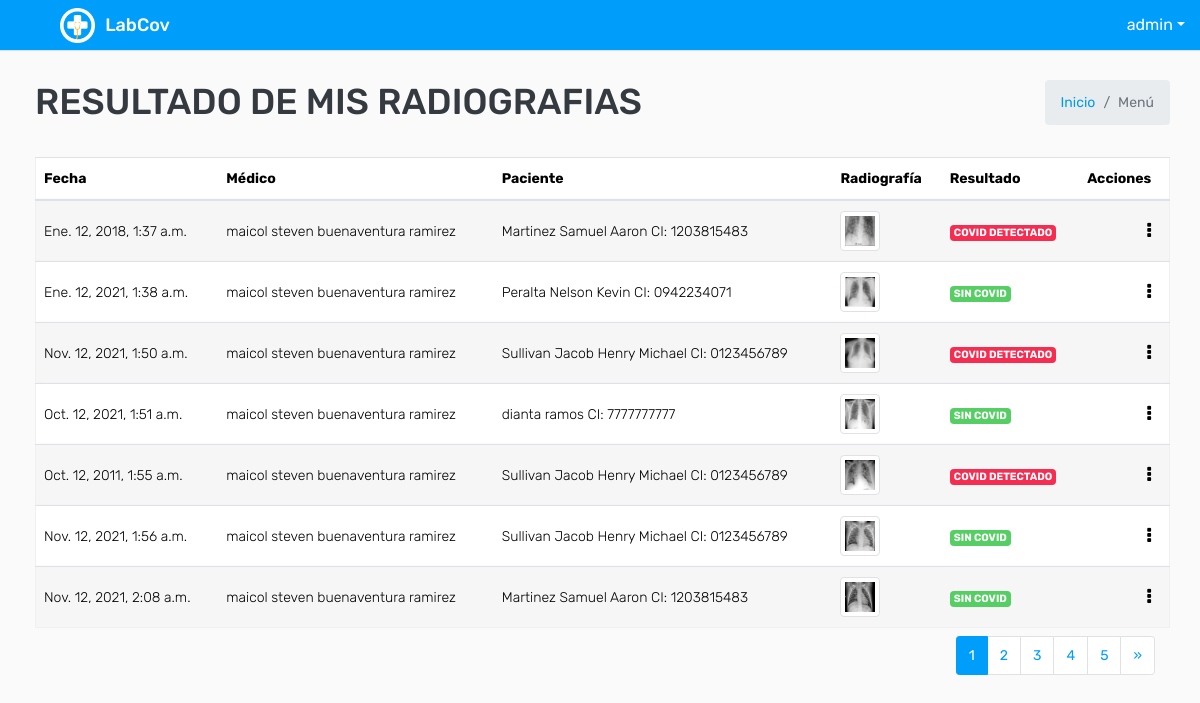
Page /myresultado/ (signed in) on the committed database.
### covid/models.py (models this page shows, shortened)
class ModeloBase(models.Model):
    class Meta:
        abstract = True
    """Model definition for ModeloBase."""
    fecha_creacion = models.DateTimeField(verbose_name='Fecha creación',auto_now_add=True)
    usuario_creacion = models.ForeignKey(settings.AUTH_USER_MODEL, verbose_name='Usuario Creación', related_name='+', blank=True, null=True,on_delete=models.PROTECT, editable=False)
    usuario_modificacion = models.ForeignKey(settings.AUTH_USER_MODEL, verbose_name='Usuario Modificación', related_name='+', blank=True, null=True,on_delete=models.PROTECT , editable=False)
    fecha_modificacion = models.DateTimeField(verbose_name='Fecha Modificación', auto_now=True)
    estado_registro = models.BooleanField(verbose_name="Estado del registro",default=True)

class User(AbstractUser,ModeloBase):
    cedula=models.CharField(max_length=10, verbose_name='Cédula', unique = True)
    tipo_genero = (('M', 'Masculino'), ('F', 'Femenino'))
    genero = models.CharField('Género', choices=tipo_genero, default='M', max_length=1)
    def get_full_name(self):
        return '{} {}'.format(self.last_name,self.first_name)

class Analisis_Radiografico(ModeloBase):
    paciente = models.ForeignKey(Paciente,on_delete=models.CASCADE, related_name="paciente_user")
    doctor = models.ForeignKey(Medico,on_delete=models.CASCADE, related_name="doctor_user")
    imagen = models.ImageField(verbose_name="Imagen de Rayos X", upload_to='muestra_covid/')
    result_analisis=models.BooleanField(verbose_name="Libre de Covid" )
    fecha = models.DateTimeField(verbose_name='Fecha de Registro', auto_now_add=True)
    descripcion = models.CharField(verbose_name='Descripcion', max_length=200)
    class Meta:
        verbose_name = 'Analisis'
        verbose_name_plural = 'Analisis'
        permissions = (
            ("see_view_Analisis_paciente_only", "Can_view_Analisis_paciente_only"),
        )

class Medico(ModeloBase):
    usuario  = models.OneToOneField(settings.AUTH_USER_MODEL, verbose_name="Usuario",on_delete=models.PROTECT)
    especialidad = models.ForeignKey(EspecialidadMedico, verbose_name="Especialidad", on_delete=models.PROTECT)
    def __str__(self):
        return '{}'.format(self.usuario.get_full_name())
    class Meta:
        permissions = (
            ("see_view_report", "Can_view_report"),
        )

class Paciente(ModeloBase):
     usuario  = models.OneToOneField(settings.AUTH_USER_MODEL, verbose_name="Usuario",on_delete=models.PROTECT)
     direccion = models.CharField("Dirección", max_length=200,blank=True )
     es_vacunado = models.BooleanField(verbose_name="¿Está usted vacunado contra el covid?" )
     vacuna = models.ForeignKey(Vacuna, verbose_name="Tipo de Vacuna", on_delete=models.PROTECT,null=True,blank=True)
     Diagnostico = models.TextField(verbose_name="Diágnostico previo",null=True, blank=True)
     def __str__(self):
        return '{} CI: {}'.format(self.usuario.get_full_name(),self.usuario.cedula)

### covid/views.py (the view)
# urls.py: path('myresultado/',key.MyresultListView.as_view(),name="myresultado_listar"),
class MyresultListView(LoginRequiredMixin,PermissionRequiredMixin,ListView):
    permission_required = 'covid.see_view_Analisis_paciente_only'
    model = Analisis_Radiografico
    paginate_by = 7
    template_name = "analisis/analisisPorPaciente_listar.html"
    def get_queryset(self):
        id_usuario = self.request.user.id
        usuario  = User.objects.get(pk=id_usuario)
        grupos = usuario.groups.all()
        for dato in grupos:
            if str(dato) == 'Paciente':
                queryset = Analisis_Radiografico.objects.filter(paciente__usuario =usuario.pk ).order_by("pk")
        if usuario.is_superuser:
            queryset = Analisis_Radiografico.objects.all().order_by("pk")
        return queryset
    def get_context_data(self, **kwargs):
        context = super().get_context_data(**kwargs)
        context['titulo'] = "Resultado de Mis Radiografias"
        return context

### templates/analisis/analisisPorPaciente_listar.html (shortened to what this page needs)
{% extends 'plantillaBase.html' %} {% block content %}
<div class="row mt-2">
    <div class="col-md-12">
        <div class="table-responsive">
            <div id="DataTables_Table_0_wrapper" class="dataTables_wrapper dt-bootstrap4 no-footer">
                <div class="row">
                    <div class="col-sm-12">
                        <table class="table table-border table-striped custom-table  mb-0  no-footer" id="DataTables_Table_0" role="grid" aria-describedby="DataTables_Table_0_info">
                            <thead>
                                <tr>
                                    <th>Fecha</th>
                                    <th>Médico</th>
                                    <th>Paciente</th>
                                    <th>Radiografía</th>
                                    <th>Resultado</th>
                                    <th>Acciones</th>
                                </tr>
                            </thead>
                            <tbody>
                                {% for dato in object_list %}
                                <tr>
                                    <td>{{ dato.fecha }}</td>
                                    <td>{{ dato.doctor }}</td>
                                    <td>{{ dato.paciente }}</td>
                                    {% if dato.imagen %}
                                    <td>
                                        <a href="{{dato.imagen.url}}" target="_blank"><img src="{{dato.imagen.url}}" class="img-thumbnail" width="40px"></a>
                                    </td>{% else %}
                                    <td><a href="#">No tiene icono</a> </td> {% endif %}
                                    <td>
                                        {% if dato.result_analisis == True%}
                                        <span class="badge badge-success">SIN COVID</span> {% else %}
                                        <span class="badge badge-danger">COVID DETECTADO</span>{% endif %}
                                    </td>
                                    <td class="text-right">
                                        <div class="dropdown dropdown-action">
                                            <a class="action-icon dropdown-toggle" data-toggle="dropdown" aria-expanded="false"><i class="fa fa-ellipsis-v"></i></a>
                                        </div>
                                    </td>
                                </tr>
                                {% endfor %}
                            </tbody>
                        </table>
                    </div>
                </div>
            </div>
        </div>
        <div class="container-fluid">
            <ul class="pagination pagination-sm m-0 float-right">
                <nav aria-label="Page navigation example">
                    <ul class="pagination justify-content-center mt-2">
                         {% for i in page_obj.paginator.page_range %} {% if i == page_obj.number %}
                        <li class="page-item active">
                            <a class="page-link" href="#">{{ i }}</a>
                        </li>
                        {% else %}
                        <li class="page-item">
                            <a class="page-link" href="?page={{ i }}">{{ i }}</a>
                        </li>
                        {% endif %} {% endfor %} {% if page_obj.has_next %}
                        <li class="page-item">
                            <a class="page-link" href="?page={{ page_obj.next_page_number }}">&raquo;</a>
                        </li>
                        {% endif %}
                    </ul>
                </nav>
            </ul>
        </div>
    </div>
</div>
{% endblock %}

### templates/plantillaBase.html (shortened to what this page needs)
<!DOCTYPE html>
<html lang="es">
{% load static %}
<head>
    <link rel="stylesheet" type="text/css" href="{% static 'css/bootstrap.min.css'%}">
    <link rel="stylesheet" type="text/css" href="{% static 'css/font-awesome.min.css'%}">
    <link rel="stylesheet" type="text/css" href="{% static 'css/bootstrap-duallistbox.min.css'%}">
    <link rel="stylesheet" type="text/css" href="{% static 'css/style.css'%}">
    <link href="{% static 'css/select2.min.css'%}" rel="stylesheet">
    <link href="{% static 'css/select2-bootstrap4.min.css'%}" rel="stylesheet"> {% block content_extra_css %} {%endblock content_extra_css %}
</head>
<body>
    <div class="main-wrapper">
        <div class="header">
            <div class="header-left">
                <a href="{% url 'dashboard'%}" class="logo">
                    <img src="{% static 'img/logo.png' %}" width="35" height="35" alt="">
                    <span>LabCov</span></a>
            </div>
            <ul class="nav user-menu float-right">
                <li class="nav-item dropdown has-arrow">
                    <a href="#" class="dropdown-toggle nav-link user-link"
                        data-toggle="dropdown"></span><span>{{request.user }}</span></a>
                </li>
            </ul>
            <div class="page-wrapper ">
                <div class="content ">
                    <div class="row mb-2 ">
                        <div class="col-sm-8 ">
                            <h1 class="m-0 text-dark ">{{ titulo.upper }}</h1>
                        </div>
                        <div class="col-sm-4 ">
                            <ol class="breadcrumb float-sm-right ">
                                <li class="breadcrumb-item "><a href="{% url 'dashboard'%} ">Inicio</a></li>
                                <li class="breadcrumb-item active ">Menú</li>
                            </ol>
                        </div>
                    </div>
                    {% block content %} {% endblock %}
                </div>
            </div>
        </div>
</body>
</html>

### rows in the picture
User: user "admin"
Analisis_Radiografico: fecha "Ene. 12, 2018, 1:37 a.m.", doctor "maicol steven buenaventura ramirez", paciente "Martinez Samuel Aaron CI: 1203815483", imagen (picture), result_analisis "COVID DETECTADO"
Analisis_Radiografico: fecha "Ene. 12, 2021, 1:38 a.m.", doctor "maicol steven buenaventura ramirez", paciente "Peralta Nelson Kevin CI: 0942234071", imagen (picture), result_analisis "SIN COVID"
Analisis_Radiografico: fecha "Nov. 12, 2021, 1:50 a.m.", doctor "maicol steven buenaventura ramirez", paciente "Sullivan Jacob Henry Michael CI: 0123456789", imagen (picture), result_analisis "COVID DETECTADO"
Analisis_Radiografico: fecha "Oct. 12, 2021, 1:51 a.m.", doctor "maicol steven buenaventura ramirez", paciente "dianta ramos CI: 7777777777", imagen (picture), result_analisis "SIN COVID"
Analisis_Radiografico: fecha "Oct. 12, 2011, 1:55 a.m.", doctor "maicol steven buenaventura ramirez", paciente "Sullivan Jacob Henry Michael CI: 0123456789", imagen (picture), result_analisis "COVID DETECTADO"
Analisis_Radiografico: fecha "Nov. 12, 2021, 1:56 a.m.", doctor "maicol steven buenaventura ramirez", paciente "Sullivan Jacob Henry Michael CI: 0123456789", imagen (picture), result_analisis "SIN COVID"
Analisis_Radiografico: fecha "Nov. 12, 2021, 2:08 a.m.", doctor "maicol steven buenaventura ramirez", paciente "Martinez Samuel Aaron CI: 1203815483", imagen (picture), result_analisis "SIN COVID"

### other values in the picture
{{ titulo.upper }} "RESULTADO DE MIS RADIOGRAFIAS"
{{ i }} "1"
{{ i }} "2" "3" "4" "5"
